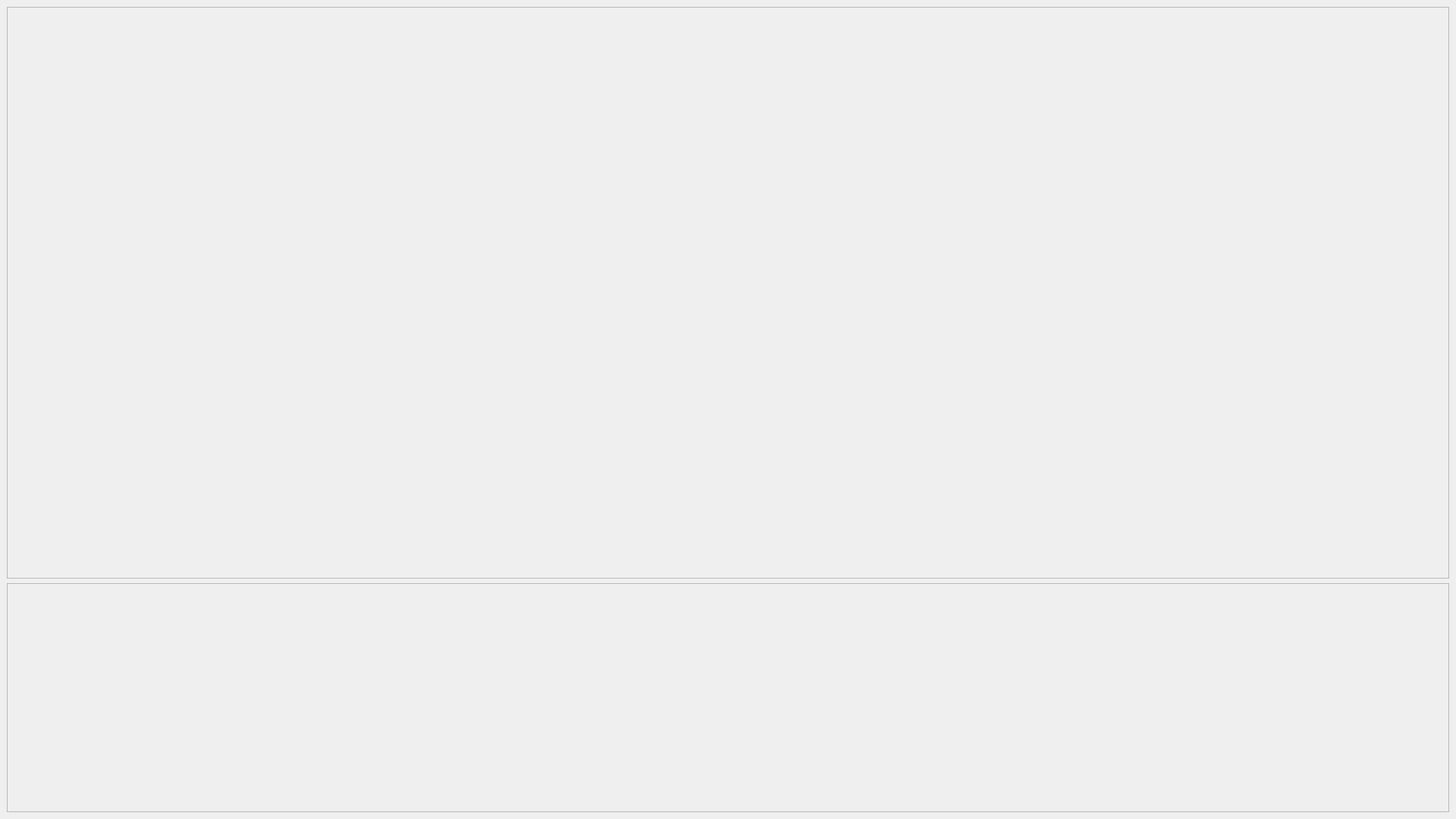
<?xml version="1.0" encoding="UTF-8"?>
<ui version="4.0">
 <class>RocketWindow</class>
 <widget class="QMainWindow" name="RocketWindow">
  <property name="geometry">
   <rect>
    <x>0</x>
    <y>0</y>
    <width>1920</width>
    <height>1080</height>
   </rect>
  </property>
  <property name="windowTitle">
   <string>Rocket Status</string>
  </property>
  <widget class="QWidget" name="centralwidget">
   <property name="autoFillBackground">
    <bool>true</bool>
   </property>
   <layout class="QVBoxLayout" name="verticalLayout_2" stretch="5,2">
    <item>
     <layout class="QVBoxLayout" name="verticalLayout">
      <item>
       <widget class="QFrame" name="frame_2">
        <property name="frameShape">
         <enum>QFrame::StyledPanel</enum>
        </property>
        <property name="frameShadow">
         <enum>QFrame::Raised</enum>
        </property>
        <layout class="QVBoxLayout" name="verticalLayout_3">
         <item>
          <widget class="hprcRocketVisualizer" name="widget" native="true"/>
         </item>
        </layout>
       </widget>
      </item>
     </layout>
    </item>
    <item>
     <layout class="QHBoxLayout" name="horizontalLayout">
      <item>
       <widget class="QFrame" name="frame">
        <property name="frameShape">
         <enum>QFrame::StyledPanel</enum>
        </property>
        <property name="frameShadow">
         <enum>QFrame::Raised</enum>
        </property>
        <layout class="QHBoxLayout" name="horizontalLayout_2">
         <item>
          <widget class="hprcAttitudeWidget" name="attitude" native="true"/>
         </item>
        </layout>
       </widget>
      </item>
     </layout>
    </item>
   </layout>
  </widget>
 </widget>
 <customwidgets>
  <customwidget>
   <class>hprcRocketVisualizer</class>
   <extends>QWidget</extends>
   <header>hprcdisplaywidget.h</header>
   <container>1</container>
  </customwidget>
  <customwidget>
   <class>hprcAttitudeWidget</class>
   <extends>QWidget</extends>
   <header>hprcdisplaywidget.h</header>
   <container>1</container>
  </customwidget>
 </customwidgets>
 <resources/>
 <connections/>
</ui>
